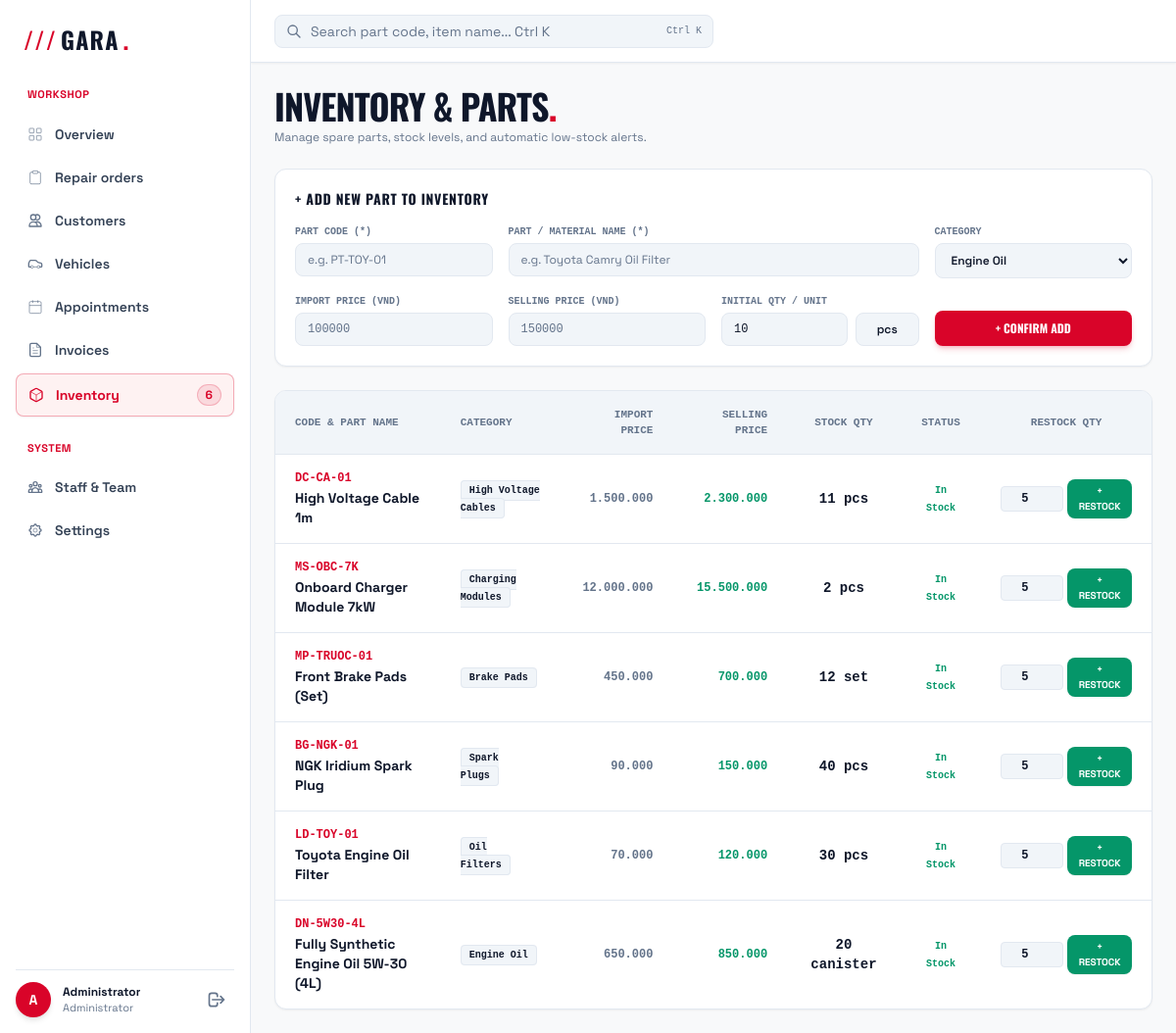
The page /inventory.php on the database its author committed.
### tables this page shows
CREATE TABLE `parts` (
  `id` int(10) UNSIGNED NOT NULL,
  `category_id` int(10) UNSIGNED NOT NULL,
  `part_code` varchar(30) NOT NULL,
  `name` varchar(150) NOT NULL,
  `unit` varchar(20) NOT NULL DEFAULT 'cái',
  `import_price` decimal(12,0) NOT NULL DEFAULT 0,
  `selling_price` decimal(12,0) NOT NULL DEFAULT 0,
  `stock_quantity` int(11) NOT NULL DEFAULT 0,
  `min_stock_alert` int(11) NOT NULL DEFAULT 0,
  `is_active` tinyint(1) NOT NULL DEFAULT 1 COMMENT '1 = hoạt động, 0 = xóa mềm'
);

CREATE TABLE `part_categories` (
  `id` int(10) UNSIGNED NOT NULL,
  `name` varchar(100) NOT NULL,
  `target_engine` enum('gasoline','ev','common') NOT NULL DEFAULT 'common'
);

### inventory.php (the view, shortened to what the rows shown need)
<?php
$pdo = db();
$parts = [];
try {
    $parts = $pdo->query("
        SELECT p.*, pc.name AS category_name
        FROM parts p
        LEFT JOIN part_categories pc ON p.category_id = pc.id
        WHERE p.is_active = 1
        ORDER BY (p.stock_quantity <= p.min_stock_alert) DESC, p.id DESC
    ")->fetchAll(PDO::FETCH_ASSOC);
} catch (PDOException $e) {
    $parts = [];
}
?>
<!DOCTYPE html>
<html lang="en">
<head>
    <script src="https://cdn.tailwindcss.com"></script>
</head>
<body class="bg-brand-bg text-brand-secondary font-sans antialiased h-screen overflow-hidden flex selection:bg-brand-red selection:text-white">
    <div class="flex-1 flex flex-col min-w-0 h-full overflow-hidden">
        <main class="flex-1 overflow-y-auto p-6 space-y-6">
            <div class="flex flex-col sm:flex-row sm:items-center justify-between gap-2">
                <div>
                    <h1 class="font-display text-4xl font-bold tracking-tight text-brand-dark uppercase">INVENTORY &amp; PARTS<span class="text-brand-red">.</span></h1>
                </div>
            </div>
            <div class="bg-brand-surface border border-brand-border rounded-xl overflow-hidden shadow-sm">
                <div class="overflow-x-auto">
                    <table class="w-full text-left text-xs text-brand-secondary border-collapse">
                        <thead class="bg-brand-surfaceAlt text-brand-muted font-bold font-mono uppercase text-[11px] border-b border-brand-border">
                            <tr>
                                <th class="px-5 py-4">CODE &amp; PART NAME</th>
                                <th class="px-5 py-4">CATEGORY</th>
                                <th class="px-5 py-4 text-right">IMPORT PRICE</th>
                                <th class="px-5 py-4 text-right">SELLING PRICE</th>
                                <th class="px-5 py-4 text-center">STOCK QTY</th>
                                <th class="px-5 py-4 text-center">STATUS</th>
                                <th class="px-5 py-4 text-center">RESTOCK QTY</th>
                            </tr>
                        </thead>
                        <tbody id="inventory-table-body" class="divide-y divide-brand-border">
                            <?php foreach ($parts as $p): ?>
                                <?php $isLowStock = ($p['stock_quantity'] <= $p['min_stock_alert']); ?>
                                <tr class="hover:bg-slate-50 transition border-b border-brand-border part-row <?= $isLowStock ? 'bg-rose-50/40' : '' ?>">
                                    <td class="px-5 py-4">
                                        <div class="font-mono font-bold text-brand-red text-xs part-code"><?= htmlspecialchars($p['part_code']) ?></div>
                                        <div class="font-bold text-brand-dark text-sm mt-0.5 part-name"><?= htmlspecialchars($p['name']) ?></div>
                                    </td>
                                    <td class="px-5 py-4">
                                        <span class="bg-brand-surfaceAlt border border-brand-border px-2 py-1 rounded text-[10px] font-mono text-brand-dark font-semibold">
                                            <?= htmlspecialchars($p['category_name'] ?: 'Other') ?>
                                        </span>
                                    </td>
                                    <td class="px-5 py-4 text-right font-mono text-brand-muted font-semibold"><?= number_format($p['import_price'], 0, ',', '.') ?></td>
                                    <td class="px-5 py-4 text-right font-mono font-bold text-emerald-600"><?= number_format($p['selling_price'], 0, ',', '.') ?></td>
                                    <td class="px-5 py-4 text-center font-mono font-bold text-sm">
                                        <span class="<?= $isLowStock ? 'text-rose-600 font-extrabold' : 'text-brand-dark' ?>">
                                            <?= $p['stock_quantity'] ?> <?= htmlspecialchars($p['unit']) ?>
                                        </span>
                                    </td>
                                    <td class="px-5 py-4 text-center">
                                        <?php if ($isLowStock): ?>
                                            <span class="inline-flex items-center gap-1 px-2 py-0.5 rounded text-[10px] font-bold bg-rose-50 text-rose-700 border border-rose-200 uppercase">
                                                ⚠️ Low Stock
                                            </span>
                                        <?php else: ?>
                                            <span class="text-emerald-600 font-mono text-[10px] font-bold">In Stock</span>
                                        <?php endif; ?>
                                    </td>
                                    <td class="px-5 py-4 text-center">
                                        <form action="inventory.php" method="POST" class="inline-flex items-center gap-1">
                                            <input type="number" name="add_quantity" min="1" value="5" class="w-16 bg-brand-surfaceAlt border border-brand-border rounded px-2 py-1 text-xs text-brand-dark text-center font-mono font-bold">
                                            <button type="submit" class="bg-emerald-600 hover:bg-emerald-700 text-white text-[10px] font-bold px-2.5 py-1 rounded-lg uppercase shadow-sm">
                                                + Restock
                                            </button>
                                        </form>
                                    </td>
                                </tr>
                            <?php endforeach; ?>
                        </tbody>
                    </table>
                </div>
            </div>
        </main>
    </div>
</body>
</html>

### rows shown on the page
parts: part_code "DC-CA-01", name "High Voltage Cable 1m", category.name "High Voltage Cables", import_price "1.500.000", selling_price "2.300.000", stock_quantity "11", unit "pcs", min_stock_alert "In Stock"
parts: part_code "MS-OBC-7K", name "Onboard Charger Module 7kW", category.name "Charging Modules", import_price "12.000.000", selling_price "15.500.000", stock_quantity "2", unit "pcs", min_stock_alert "In Stock"
parts: part_code "MP-TRUOC-01", name "Front Brake Pads (Set)", category.name "Brake Pads", import_price "450.000", selling_price "700.000", stock_quantity "12", unit "set", min_stock_alert "In Stock"
parts: part_code "BG-NGK-01", name "NGK Iridium Spark Plug", category.name "Spark Plugs", import_price "90.000", selling_price "150.000", stock_quantity "40", unit "pcs", min_stock_alert "In Stock"
parts: part_code "LD-TOY-01", name "Toyota Engine Oil Filter", category.name "Oil Filters", import_price "70.000", selling_price "120.000", stock_quantity "30", unit "pcs", min_stock_alert "In Stock"
parts: part_code "DN-5W30-4L", name "Fully Synthetic Engine Oil 5W-30 (4L)", category.name "Engine Oil", import_price "650.000", selling_price "850.000", stock_quantity "20", unit "canister", min_stock_alert "In Stock"

### other values the page prints
count($parts) "6"
$initials "A"
$userName "Administrator"
$userRole "Administrator"
form field category_id "Engine Oil"
